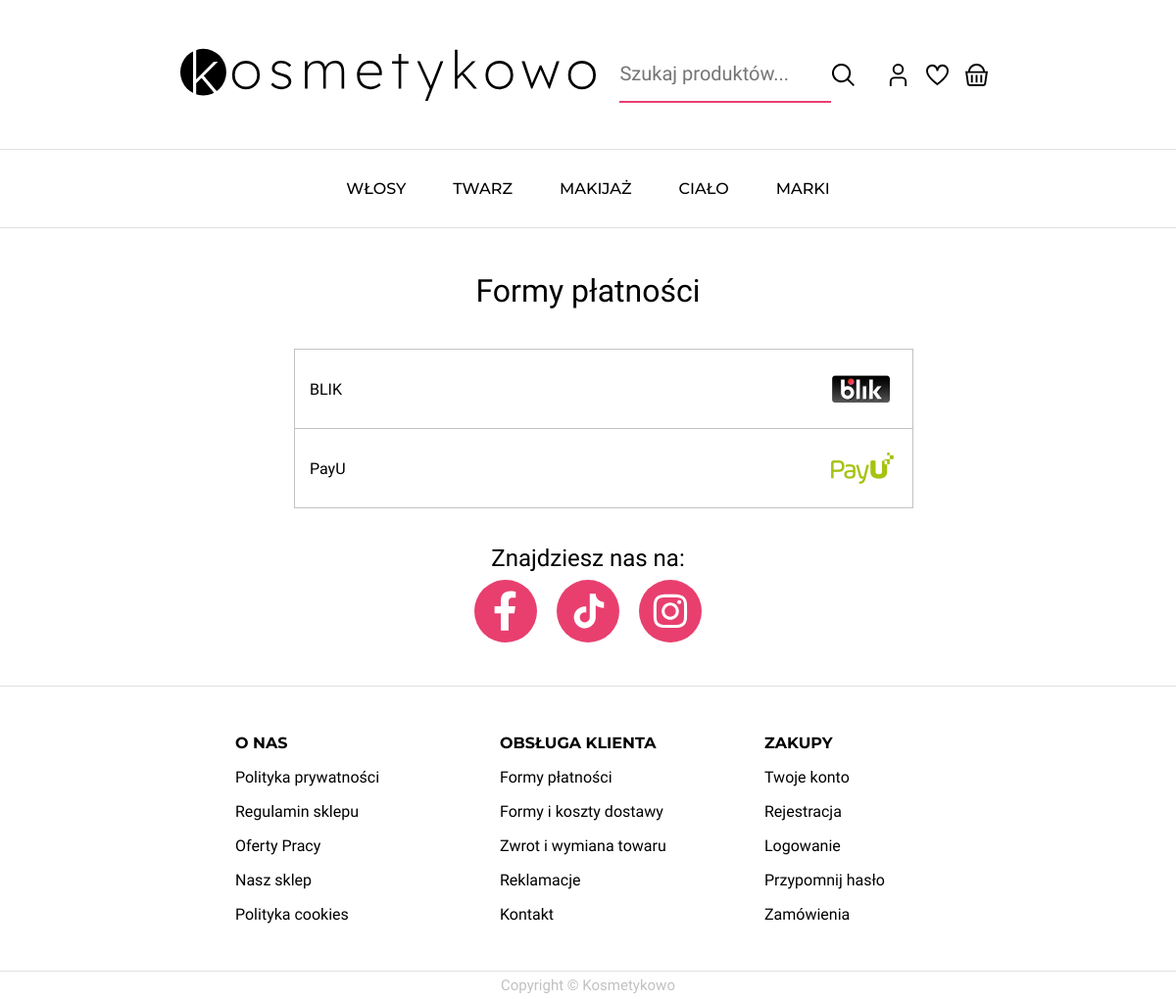
The app's page /customer-service/payment-forms.php with its own data.
### tables this page shows
CREATE TABLE `kategoria` (
  `kategoria_id` int(11) NOT NULL,
  `kategoria` varchar(25) NOT NULL
);

CREATE TABLE `metoda_platnosci` (
  `metoda_platnosci_id` int(11) NOT NULL,
  `rodzaj` varchar(50) NOT NULL,
  `zdjecie_sciezka` varchar(128) NOT NULL
);

### page-components/required.php (called while the page is built, shortened)
<?php
    $maincategories = [];
    $query = "SELECT * FROM kategoria";
    $result = $connection->query($query);
?>

### customer-service/payment-forms.php (the view, shortened to what this page needs)
<?php
    require_once __DIR__."\..\php\config.php";
    $connection = new mysqli ($servername, $username, $password, $database);
    $paymentMethods = [];
    $query = "SELECT * FROM metoda_platnosci";
    $result = $connection->query($query);
    require_once __DIR__.'\..\page-components\required.php';
?>
<!DOCTYPE html>
<html lang="pl">
<head>
    <link rel="stylesheet" href="/sklep/css/customer-service.css">
</head>
<body>
    <?php
        require_once __DIR__.'\..\page-components\nav.php';
    ?>
    <main>
        <div class='shipping-payment'>
            <div class='payment-forms'>
                <h1>Formy płatności</h1>
                <?php
                    foreach ($paymentMethods as $paymentMethod) {
                        echo "<div>
                            <span>".$paymentMethod['rodzaj']."</span>
                            <img src='".$paymentMethod['zdjecie_sciezka']."'>
                        </div>";
                    }
                ?>
            </div>
        </div>
    </main>
</body>
</html>

### page-components/nav.php (shortened to what this page needs)
<nav class="navigation-categories">
    <ul>
        <?php
            foreach ($maincategories as $maincategory) {
                echo "<li class='category'>
                    <a class='uppercase' href='/sklep/products.php?maincategory=".$maincategory['kategoria_id']."'>".$maincategory['kategoria']."</a>";
                echo "</li>";
            }
        ?>
        <li class="category">
            <a href="/sklep/brands.php" class="uppercase">Marki</a>
        </li>
    </ul>
</nav>

### css/customer-service.css (style rules this page uses)
main { display: flex; flex-direction: column; align-items: center; }
.shipping-payment { width: 600px; }
.payment-forms, .shipping-forms { width: 100%; padding: 5px 0 5px 0; }
.payment-forms > div, .shipping-forms > div { display: flex; height: 50px; padding: 15px; border-color: #c2c2c2; border-style: solid; border-width: 0px 1px 1px 1px; }
.payment-forms > div:first-of-type, .shipping-forms > div:first-of-type { border-width: 1px 1px 1px 1px; }
.payment-forms img, .shipping-forms img { height: 100%; }
.payment-forms span, .shipping-forms span { height: 100%; font-weight: 500; display: flex; flex-direction: row; align-items: center; }
.shipping-forms > div, .payment-forms > div { width: 100%; display: flex; justify-content: space-between; align-items: center; }

### records on screen
kategoria: kategoria "WŁOSY"
kategoria: kategoria "TWARZ"
kategoria: kategoria "MAKIJAŻ"
kategoria: kategoria "CIAŁO"
metoda_platnosci: rodzaj "BLIK", zdjecie_sciezka (picture)
metoda_platnosci: rodzaj "PayU", zdjecie_sciezka (picture)
